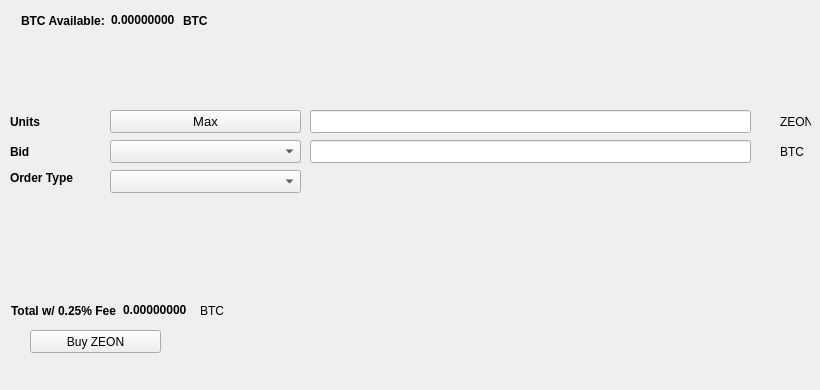
   <widget class="QWidget" name="BuyTab">
    <attribute name="title">
     <string>Buy</string>
    </attribute>
    <widget class="QPushButton" name="BuyZEON">
     <property name="geometry">
      <rect>
       <x>30</x>
       <y>330</y>
       <width>131</width>
       <height>23</height>
      </rect>
     </property>
     <property name="text">
      <string>Buy ZEON</string>
     </property>
     <property name="icon">
      <iconset resource="../zeon.qrc">
       <normaloff>:/icons/bitcoin</normaloff>:/icons/bitcoin</iconset>
     </property>
    </widget>
    <widget class="QLabel" name="label_3">
     <property name="geometry">
      <rect>
       <x>10</x>
       <y>110</y>
       <width>46</width>
       <height>23</height>
      </rect>
     </property>
     <property name="font">
      <font>
       <weight>75</weight>
       <bold>true</bold>
      </font>
     </property>
     <property name="text">
      <string>Units</string>
     </property>
    </widget>
    <widget class="QLineEdit" name="UnitsInput">
     <property name="geometry">
      <rect>
       <x>310</x>
       <y>110</y>
       <width>441</width>
       <height>23</height>
      </rect>
     </property>
     <property name="font">
      <font>
       <pointsize>9</pointsize>
       <weight>75</weight>
       <bold>true</bold>
      </font>
     </property>
    </widget>
    <widget class="QLineEdit" name="BuyBidPriceEdit">
     <property name="geometry">
      <rect>
       <x>310</x>
       <y>140</y>
       <width>441</width>
       <height>23</height>
      </rect>
     </property>
     <property name="font">
      <font>
       <pointsize>9</pointsize>
       <weight>75</weight>
       <bold>true</bold>
      </font>
     </property>
    </widget>
    <widget class="QLabel" name="label_4">
     <property name="geometry">
      <rect>
       <x>780</x>
       <y>110</y>
       <width>31</width>
       <height>23</height>
      </rect>
     </property>
     <property name="text">
      <string>ZEON</string>
     </property>
    </widget>
    <widget class="QLabel" name="label_5">
     <property name="geometry">
      <rect>
       <x>780</x>
       <y>140</y>
       <width>31</width>
       <height>23</height>
      </rect>
     </property>
     <property name="text">
      <string>BTC</string>
     </property>
    </widget>
    <widget class="QLabel" name="label_6">
     <property name="geometry">
      <rect>
       <x>10</x>
       <y>140</y>
       <width>46</width>
       <height>23</height>
      </rect>
     </property>
     <property name="font">
      <font>
       <weight>75</weight>
       <bold>true</bold>
      </font>
     </property>
     <property name="text">
      <string>Bid</string>
     </property>
    </widget>
    <widget class="QLabel" name="label_7">
     <property name="geometry">
      <rect>
       <x>10</x>
       <y>170</y>
       <width>91</width>
       <height>16</height>
      </rect>
     </property>
     <property name="font">
      <font>
       <weight>75</weight>
       <bold>true</bold>
      </font>
     </property>
     <property name="text">
      <string>Order Type</string>
     </property>
    </widget>
    <widget class="QPushButton" name="Buy_Max_Amount">
     <property name="geometry">
      <rect>
       <x>110</x>
       <y>110</y>
       <width>191</width>
       <height>23</height>
      </rect>
     </property>
     <property name="font">
      <font>
       <pointsize>10</pointsize>
      </font>
     </property>
     <property name="text">
      <string>Max</string>
     </property>
    </widget>
    <widget class="QComboBox" name="BuyBidcomboBox">
     <property name="geometry">
      <rect>
       <x>110</x>
       <y>140</y>
       <width>191</width>
       <height>23</height>
      </rect>
     </property>
     <property name="font">
      <font>
       <pointsize>10</pointsize>
      </font>
     </property>
    </widget>
    <widget class="QComboBox" name="buyOrdertypeCombo">
     <property name="geometry">
      <rect>
       <x>110</x>
       <y>170</y>
       <width>191</width>
       <height>23</height>
      </rect>
     </property>
     <property name="font">
      <font>
       <pointsize>10</pointsize>
      </font>
     </property>
    </widget>
    <widget class="QWidget" name="layoutWidget1">
     <property name="geometry">
      <rect>
       <x>21</x>
       <y>11</y>
       <width>227</width>
       <height>19</height>
      </rect>
     </property>
     <layout class="QHBoxLayout" name="horizontalLayout_3">
      <item>
       <widget class="QLabel" name="label232">
        <property name="font">
         <font>
          <weight>75</weight>
          <bold>true</bold>
         </font>
        </property>
        <property name="text">
         <string>BTC Available:</string>
        </property>
       </widget>
      </item>
      <item>
       <widget class="QLabel" name="BtcAvailableLbl">
        <property name="palette">
         <palette>
          <active>
           <colorrole role="WindowText">
            <brush brushstyle="SolidPattern">
             <color alpha="255">
              <red>0</red>
              <green>0</green>
              <blue>0</blue>
             </color>
            </brush>
           </colorrole>
           <colorrole role="Button">
            <brush brushstyle="SolidPattern">
             <color alpha="255">
              <red>0</red>
              <green>170</green>
              <blue>0</blue>
             </color>
            </brush>
           </colorrole>
           <colorrole role="Light">
            <brush brushstyle="SolidPattern">
             <color alpha="255">
              <red>0</red>
              <green>255</green>
              <blue>0</blue>
             </color>
            </brush>
           </colorrole>
           <colorrole role="Midlight">
            <brush brushstyle="SolidPattern">
             <color alpha="255">
              <red>0</red>
              <green>212</green>
              <blue>0</blue>
             </color>
            </brush>
           </colorrole>
           <colorrole role="Dark">
            <brush brushstyle="SolidPattern">
             <color alpha="255">
              <red>0</red>
              <green>85</green>
              <blue>0</blue>
             </color>
            </brush>
           </colorrole>
           <colorrole role="Mid">
            <brush brushstyle="SolidPattern">
             <color alpha="255">
              <red>0</red>
              <green>113</green>
              <blue>0</blue>
             </color>
            </brush>
           </colorrole>
           <colorrole role="Text">
            <brush brushstyle="SolidPattern">
             <color alpha="255">
              <red>0</red>
              <green>170</green>
              <blue>0</blue>
             </color>
            </brush>
           </colorrole>
           <colorrole role="BrightText">
            <brush brushstyle="SolidPattern">
             <color alpha="255">
              <red>255</red>
              <green>255</green>
              <blue>255</blue>
             </color>
            </brush>
           </colorrole>
           <colorrole role="ButtonText">
            <brush brushstyle="SolidPattern">
             <color alpha="255">
              <red>0</red>
              <green>0</green>
              <blue>0</blue>
             </color>
            </brush>
           </colorrole>
           <colorrole role="Base">
            <brush brushstyle="SolidPattern">
             <color alpha="255">
              <red>255</red>
              <green>255</green>
              <blue>255</blue>
             </color>
            </brush>
           </colorrole>
           <colorrole role="Window">
            <brush brushstyle="SolidPattern">
             <color alpha="255">
              <red>0</red>
              <green>170</green>
              <blue>0</blue>
             </color>
            </brush>
           </colorrole>
           <colorrole role="Shadow">
            <brush brushstyle="SolidPattern">
             <color alpha="255">
              <red>0</red>
              <green>0</green>
              <blue>0</blue>
             </color>
            </brush>
           </colorrole>
           <colorrole role="AlternateBase">
            <brush brushstyle="SolidPattern">
             <color alpha="255">
              <red>127</red>
              <green>212</green>
              <blue>127</blue>
             </color>
            </brush>
           </colorrole>
           <colorrole role="ToolTipBase">
            <brush brushstyle="SolidPattern">
             <color alpha="255">
              <red>255</red>
              <green>255</green>
              <blue>220</blue>
             </color>
            </brush>
           </colorrole>
           <colorrole role="ToolTipText">
            <brush brushstyle="SolidPattern">
             <color alpha="255">
              <red>0</red>
              <green>0</green>
              <blue>0</blue>
             </color>
            </brush>
           </colorrole>
          </active>
          <inactive>
           <colorrole role="WindowText">
            <brush brushstyle="SolidPattern">
             <color alpha="255">
              <red>0</red>
              <green>0</green>
              <blue>0</blue>
             </color>
            </brush>
           </colorrole>
           <colorrole role="Button">
            <brush brushstyle="SolidPattern">
             <color alpha="255">
              <red>0</red>
              <green>170</green>
              <blue>0</blue>
             </color>
            </brush>
           </colorrole>
           <colorrole role="Light">
            <brush brushstyle="SolidPattern">
             <color alpha="255">
              <red>0</red>
              <green>255</green>
              <blue>0</blue>
             </color>
            </brush>
           </colorrole>
           <colorrole role="Midlight">
            <brush brushstyle="SolidPattern">
             <color alpha="255">
              <red>0</red>
              <green>212</green>
              <blue>0</blue>
             </color>
            </brush>
           </colorrole>
           <colorrole role="Dark">
            <brush brushstyle="SolidPattern">
             <color alpha="255">
              <red>0</red>
              <green>85</green>
              <blue>0</blue>
             </color>
            </brush>
           </colorrole>
           <colorrole role="Mid">
            <brush brushstyle="SolidPattern">
             <color alpha="255">
              <red>0</red>
              <green>113</green>
              <blue>0</blue>
             </color>
            </brush>
           </colorrole>
           <colorrole role="Text">
            <brush brushstyle="SolidPattern">
             <color alpha="255">
              <red>0</red>
              <green>170</green>
              <blue>0</blue>
             </color>
            </brush>
           </colorrole>
           <colorrole role="BrightText">
            <brush brushstyle="SolidPattern">
             <color alpha="255">
              <red>255</red>
              <green>255</green>
              <blue>255</blue>
             </color>
            </brush>
           </colorrole>
           <colorrole role="ButtonText">
            <brush brushstyle="SolidPattern">
             <color alpha="255">
              <red>0</red>
              <green>0</green>
              <blue>0</blue>
             </color>
            </brush>
           </colorrole>
           <colorrole role="Base">
            <brush brushstyle="SolidPattern">
             <color alpha="255">
              <red>255</red>
              <green>255</green>
              <blue>255</blue>
             </color>
            </brush>
           </colorrole>
           <colorrole role="Window">
            <brush brushstyle="SolidPattern">
             <color alpha="255">
              <red>0</red>
              <green>170</green>
              <blue>0</blue>
             </color>
            </brush>
           </colorrole>
           <colorrole role="Shadow">
            <brush brushstyle="SolidPattern">
             <color alpha="255">
              <red>0</red>
              <green>0</green>
              <blue>0</blue>
             </color>
            </brush>
           </colorrole>
           <colorrole role="AlternateBase">
            <brush brushstyle="SolidPattern">
             <color alpha="255">
              <red>127</red>
              <green>212</green>
              <blue>127</blue>
             </color>
            </brush>
           </colorrole>
           <colorrole role="ToolTipBase">
            <brush brushstyle="SolidPattern">
             <color alpha="255">
              <red>255</red>
              <green>255</green>
              <blue>220</blue>
             </color>
            </brush>
           </colorrole>
           <colorrole role="ToolTipText">
            <brush brushstyle="SolidPattern">
             <color alpha="255">
              <red>0</red>
              <green>0</green>
              <blue>0</blue>
             </color>
            </brush>
           </colorrole>
          </inactive>
          <disabled>
           <colorrole role="WindowText">
            <brush brushstyle="SolidPattern">
             <color alpha="255">
              <red>0</red>
              <green>85</green>
              <blue>0</blue>
             </color>
            </brush>
           </colorrole>
           <colorrole role="Button">
            <brush brushstyle="SolidPattern">
             <color alpha="255">
              <red>0</red>
              <green>170</green>
              <blue>0</blue>
             </color>
            </brush>
           </colorrole>
           <colorrole role="Light">
            <brush brushstyle="SolidPattern">
             <color alpha="255">
              <red>0</red>
              <green>255</green>
              <blue>0</blue>
             </color>
            </brush>
           </colorrole>
           <colorrole role="Midlight">
            <brush brushstyle="SolidPattern">
             <color alpha="255">
              <red>0</red>
              <green>212</green>
              <blue>0</blue>
             </color>
            </brush>
           </colorrole>
           <colorrole role="Dark">
            <brush brushstyle="SolidPattern">
             <color alpha="255">
              <red>0</red>
              <green>85</green>
              <blue>0</blue>
             </color>
            </brush>
           </colorrole>
           <colorrole role="Mid">
            <brush brushstyle="SolidPattern">
             <color alpha="255">
              <red>0</red>
              <green>113</green>
              <blue>0</blue>
             </color>
            </brush>
           </colorrole>
           <colorrole role="Text">
            <brush brushstyle="SolidPattern">
             <color alpha="255">
              <red>0</red>
              <green>85</green>
              <blue>0</blue>
             </color>
            </brush>
           </colorrole>
           <colorrole role="BrightText">
            <brush brushstyle="SolidPattern">
             <color alpha="255">
              <red>255</red>
              <green>255</green>
              <blue>255</blue>
             </color>
            </brush>
           </colorrole>
           <colorrole role="ButtonText">
            <brush brushstyle="SolidPattern">
             <color alpha="255">
              <red>0</red>
              <green>85</green>
              <blue>0</blue>
             </color>
            </brush>
           </colorrole>
           <colorrole role="Base">
            <brush brushstyle="SolidPattern">
             <color alpha="255">
              <red>0</red>
              <green>170</green>
              <blue>0</blue>
             </color>
            </brush>
           </colorrole>
           <colorrole role="Window">
            <brush brushstyle="SolidPattern">
             <color alpha="255">
              <red>0</red>
              <green>170</green>
              <blue>0</blue>
             </color>
            </brush>
           </colorrole>
           <colorrole role="Shadow">
            <brush brushstyle="SolidPattern">
             <color alpha="255">
              <red>0</red>
              <green>0</green>
              <blue>0</blue>
             </color>
            </brush>
           </colorrole>
           <colorrole role="AlternateBase">
            <brush brushstyle="SolidPattern">
             <color alpha="255">
              <red>0</red>
              <green>170</green>
              <blue>0</blue>
             </color>
            </brush>
           </colorrole>
           <colorrole role="ToolTipBase">
            <brush brushstyle="SolidPattern">
             <color alpha="255">
              <red>255</red>
              <green>255</green>
              <blue>220</blue>
             </color>
            </brush>
           </colorrole>
           <colorrole role="ToolTipText">
            <brush brushstyle="SolidPattern">
             <color alpha="255">
              <red>0</red>
              <green>0</green>
              <blue>0</blue>
             </color>
            </brush>
           </colorrole>
          </disabled>
         </palette>
        </property>
        <property name="font">
         <font>
          <weight>75</weight>
          <bold>true</bold>
         </font>
        </property>
        <property name="text">
         <string>0.00000000</string>
        </property>
        <property name="textInteractionFlags">
         <set>Qt::LinksAccessibleByMouse|Qt::TextSelectableByKeyboard|Qt::TextSelectableByMouse</set>
        </property>
       </widget>
      </item>
      <item>
       <widget class="QLabel" name="BtcAvailableLbl_2">
        <property name="font">
         <font>
          <weight>75</weight>
          <bold>true</bold>
         </font>
        </property>
        <property name="text">
         <string>BTC</string>
        </property>
       </widget>
      </item>
     </layout>
    </widget>
    <widget class="QWidget" name="layoutWidge2">
     <property name="geometry">
      <rect>
       <x>11</x>
       <y>301</y>
       <width>259</width>
       <height>19</height>
      </rect>
     </property>
     <layout class="QHBoxLayout" name="horizontalLayout_4">
      <item>
       <widget class="QLabel" name="label_9">
        <property name="font">
         <font>
          <weight>75</weight>
          <bold>true</bold>
         </font>
        </property>
        <property name="text">
         <string>Total w/ 0.25% Fee</string>
        </property>
       </widget>
      </item>
      <item>
       <widget class="QLabel" name="BuyCostLabel">
        <property name="palette">
         <palette>
          <active>
           <colorrole role="WindowText">
            <brush brushstyle="SolidPattern">
             <color alpha="255">
              <red>0</red>
              <green>0</green>
              <blue>0</blue>
             </color>
            </brush>
           </colorrole>
           <colorrole role="Button">
            <brush brushstyle="SolidPattern">
             <color alpha="255">
              <red>0</red>
              <green>170</green>
              <blue>0</blue>
             </color>
            </brush>
           </colorrole>
           <colorrole role="Light">
            <brush brushstyle="SolidPattern">
             <color alpha="255">
              <red>0</red>
              <green>255</green>
              <blue>0</blue>
             </color>
            </brush>
           </colorrole>
           <colorrole role="Midlight">
            <brush brushstyle="SolidPattern">
             <color alpha="255">
              <red>0</red>
              <green>212</green>
              <blue>0</blue>
             </color>
            </brush>
           </colorrole>
           <colorrole role="Dark">
            <brush brushstyle="SolidPattern">
             <color alpha="255">
              <red>0</red>
              <green>85</green>
              <blue>0</blue>
             </color>
            </brush>
           </colorrole>
           <colorrole role="Mid">
            <brush brushstyle="SolidPattern">
             <color alpha="255">
              <red>0</red>
              <green>113</green>
              <blue>0</blue>
             </color>
            </brush>
           </colorrole>
           <colorrole role="Text">
            <brush brushstyle="SolidPattern">
             <color alpha="255">
              <red>0</red>
              <green>170</green>
              <blue>0</blue>
             </color>
            </brush>
           </colorrole>
           <colorrole role="BrightText">
            <brush brushstyle="SolidPattern">
             <color alpha="255">
              <red>255</red>
              <green>255</green>
              <blue>255</blue>
             </color>
            </brush>
           </colorrole>
           <colorrole role="ButtonText">
            <brush brushstyle="SolidPattern">
             <color alpha="255">
              <red>0</red>
              <green>0</green>
              <blue>0</blue>
             </color>
            </brush>
           </colorrole>
           <colorrole role="Base">
            <brush brushstyle="SolidPattern">
             <color alpha="255">
              <red>255</red>
              <green>255</green>
              <blue>255</blue>
             </color>
            </brush>
           </colorrole>
           <colorrole role="Window">
            <brush brushstyle="SolidPattern">
             <color alpha="255">
              <red>0</red>
              <green>170</green>
              <blue>0</blue>
             </color>
            </brush>
           </colorrole>
           <colorrole role="Shadow">
            <brush brushstyle="SolidPattern">
             <color alpha="255">
              <red>0</red>
              <green>0</green>
              <blue>0</blue>
             </color>
            </brush>
           </colorrole>
           <colorrole role="AlternateBase">
            <brush brushstyle="SolidPattern">
             <color alpha="255">
              <red>127</red>
              <green>212</green>
              <blue>127</blue>
             </color>
            </brush>
           </colorrole>
           <colorrole role="ToolTipBase">
            <brush brushstyle="SolidPattern">
             <color alpha="255">
              <red>255</red>
              <green>255</green>
              <blue>220</blue>
             </color>
            </brush>
           </colorrole>
           <colorrole role="ToolTipText">
            <brush brushstyle="SolidPattern">
             <color alpha="255">
              <red>0</red>
              <green>0</green>
              <blue>0</blue>
             </color>
            </brush>
           </colorrole>
          </active>
          <inactive>
           <colorrole role="WindowText">
            <brush brushstyle="SolidPattern">
             <color alpha="255">
              <red>0</red>
              <green>0</green>
              <blue>0</blue>
             </color>
            </brush>
           </colorrole>
           <colorrole role="Button">
            <brush brushstyle="SolidPattern">
             <color alpha="255">
              <red>0</red>
              <green>170</green>
              <blue>0</blue>
             </color>
            </brush>
           </colorrole>
           <colorrole role="Light">
            <brush brushstyle="SolidPattern">
             <color alpha="255">
              <red>0</red>
              <green>255</green>
              <blue>0</blue>
             </color>
            </brush>
           </colorrole>
           <colorrole role="Midlight">
            <brush brushstyle="SolidPattern">
             <color alpha="255">
              <red>0</red>
              <green>212</green>
              <blue>0</blue>
             </color>
            </brush>
           </colorrole>
           <colorrole role="Dark">
            <brush brushstyle="SolidPattern">
             <color alpha="255">
              <red>0</red>
              <green>85</green>
              <blue>0</blue>
             </color>
            </brush>
           </colorrole>
           <colorrole role="Mid">
            <brush brushstyle="SolidPattern">
             <color alpha="255">
              <red>0</red>
              <green>113</green>
              <blue>0</blue>
             </color>
            </brush>
           </colorrole>
           <colorrole role="Text">
            <brush brushstyle="SolidPattern">
             <color alpha="255">
              <red>0</red>
              <green>170</green>
              <blue>0</blue>
             </color>
            </brush>
           </colorrole>
           <colorrole role="BrightText">
            <brush brushstyle="SolidPattern">
             <color alpha="255">
              <red>255</red>
              <green>255</green>
              <blue>255</blue>
             </color>
            </brush>
           </colorrole>
           <colorrole role="ButtonText">
            <brush brushstyle="SolidPattern">
             <color alpha="255">
              <red>0</red>
              <green>0</green>
              <blue>0</blue>
             </color>
            </brush>
           </colorrole>
           <colorrole role="Base">
            <brush brushstyle="SolidPattern">
             <color alpha="255">
              <red>255</red>
              <green>255</green>
              <blue>255</blue>
             </color>
            </brush>
           </colorrole>
           <colorrole role="Window">
            <brush brushstyle="SolidPattern">
             <color alpha="255">
              <red>0</red>
              <green>170</green>
              <blue>0</blue>
             </color>
            </brush>
           </colorrole>
           <colorrole role="Shadow">
            <brush brushstyle="SolidPattern">
             <color alpha="255">
              <red>0</red>
              <green>0</green>
              <blue>0</blue>
             </color>
            </brush>
           </colorrole>
           <colorrole role="AlternateBase">
            <brush brushstyle="SolidPattern">
             <color alpha="255">
              <red>127</red>
              <green>212</green>
              <blue>127</blue>
             </color>
            </brush>
           </colorrole>
           <colorrole role="ToolTipBase">
            <brush brushstyle="SolidPattern">
             <color alpha="255">
              <red>255</red>
              <green>255</green>
              <blue>220</blue>
             </color>
            </brush>
           </colorrole>
           <colorrole role="ToolTipText">
            <brush brushstyle="SolidPattern">
             <color alpha="255">
              <red>0</red>
              <green>0</green>
              <blue>0</blue>
             </color>
            </brush>
           </colorrole>
          </inactive>
          <disabled>
           <colorrole role="WindowText">
            <brush brushstyle="SolidPattern">
             <color alpha="255">
              <red>0</red>
              <green>85</green>
              <blue>0</blue>
             </color>
            </brush>
           </colorrole>
           <colorrole role="Button">
            <brush brushstyle="SolidPattern">
             <color alpha="255">
              <red>0</red>
              <green>170</green>
              <blue>0</blue>
             </color>
            </brush>
           </colorrole>
           <colorrole role="Light">
            <brush brushstyle="SolidPattern">
             <color alpha="255">
              <red>0</red>
              <green>255</green>
              <blue>0</blue>
             </color>
            </brush>
           </colorrole>
           <colorrole role="Midlight">
            <brush brushstyle="SolidPattern">
             <color alpha="255">
              <red>0</red>
              <green>212</green>
              <blue>0</blue>
             </color>
            </brush>
           </colorrole>
           <colorrole role="Dark">
            <brush brushstyle="SolidPattern">
             <color alpha="255">
              <red>0</red>
              <green>85</green>
              <blue>0</blue>
             </color>
            </brush>
           </colorrole>
           <colorrole role="Mid">
            <brush brushstyle="SolidPattern">
             <color alpha="255">
              <red>0</red>
              <green>113</green>
              <blue>0</blue>
             </color>
            </brush>
           </colorrole>
           <colorrole role="Text">
            <brush brushstyle="SolidPattern">
             <color alpha="255">
              <red>0</red>
              <green>85</green>
              <blue>0</blue>
             </color>
            </brush>
           </colorrole>
           <colorrole role="BrightText">
            <brush brushstyle="SolidPattern">
             <color alpha="255">
              <red>255</red>
              <green>255</green>
              <blue>255</blue>
             </color>
            </brush>
           </colorrole>
           <colorrole role="ButtonText">
            <brush brushstyle="SolidPattern">
             <color alpha="255">
              <red>0</red>
              <green>85</green>
              <blue>0</blue>
             </color>
            </brush>
           </colorrole>
           <colorrole role="Base">
            <brush brushstyle="SolidPattern">
             <color alpha="255">
              <red>0</red>
              <green>170</green>
              <blue>0</blue>
             </color>
            </brush>
           </colorrole>
           <colorrole role="Window">
            <brush brushstyle="SolidPattern">
             <color alpha="255">
              <red>0</red>
              <green>170</green>
              <blue>0</blue>
             </color>
            </brush>
           </colorrole>
           <colorrole role="Shadow">
            <brush brushstyle="SolidPattern">
             <color alpha="255">
              <red>0</red>
              <green>0</green>
              <blue>0</blue>
             </color>
            </brush>
           </colorrole>
           <colorrole role="AlternateBase">
            <brush brushstyle="SolidPattern">
             <color alpha="255">
              <red>0</red>
              <green>170</green>
              <blue>0</blue>
             </color>
            </brush>
           </colorrole>
           <colorrole role="ToolTipBase">
            <brush brushstyle="SolidPattern">
             <color alpha="255">
              <red>255</red>
              <green>255</green>
              <blue>220</blue>
             </color>
            </brush>
           </colorrole>
           <colorrole role="ToolTipText">
            <brush brushstyle="SolidPattern">
             <color alpha="255">
              <red>0</red>
              <green>0</green>
              <blue>0</blue>
             </color>
            </brush>
           </colorrole>
          </disabled>
         </palette>
        </property>
        <property name="font">
         <font>
          <weight>75</weight>
          <bold>true</bold>
         </font>
        </property>
        <property name="autoFillBackground">
         <bool>false</bool>
        </property>
        <property name="text">
         <string>0.00000000</string>
        </property>
        <property name="textInteractionFlags">
         <set>Qt::LinksAccessibleByMouse|Qt::TextSelectableByMouse</set>
        </property>
       </widget>
      </item>
      <item>
       <widget class="QLabel" name="label_10">
        <property name="font">
         <font>
          <weight>50</weight>
          <bold>false</bold>
         </font>
        </property>
        <property name="text">
         <string>BTC</string>
        </property>
       </widget>
      </item>
     </layout>
    </widget>
    <widget class="QLabel" name="label_24">
     <property name="geometry">
      <rect>
       <x>460</x>
       <y>300</y>
       <width>281</width>
       <height>81</height>
      </rect>
     </property>
     <property name="text">
      <string/>
     </property>
     <property name="pixmap">
      <pixmap>:/images/bittrex</pixmap>
     </property>
    </widget>
   </widget>
